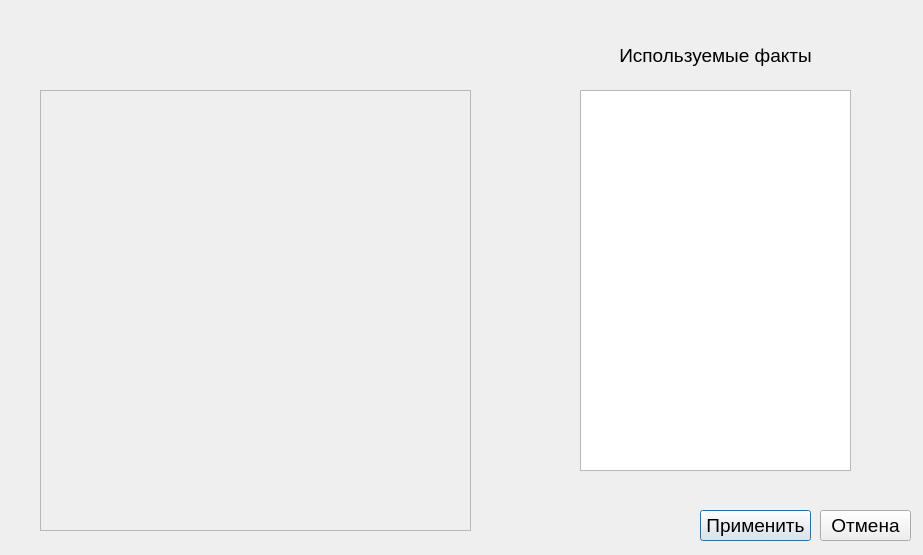
<?xml version="1.0" encoding="UTF-8"?>
<ui version="4.0">
 <class>Dialog</class>
 <widget class="QDialog" name="Dialog">
  <property name="geometry">
   <rect>
    <x>0</x>
    <y>0</y>
    <width>923</width>
    <height>555</height>
   </rect>
  </property>
  <property name="font">
   <font>
    <family>Arial</family>
    <pointsize>14</pointsize>
   </font>
  </property>
  <property name="windowTitle">
   <string>Dialog</string>
  </property>
  <widget class="QScrollArea" name="scrollArea">
   <property name="geometry">
    <rect>
     <x>40</x>
     <y>90</y>
     <width>431</width>
     <height>441</height>
    </rect>
   </property>
   <property name="verticalScrollBarPolicy">
    <enum>Qt::ScrollBarAsNeeded</enum>
   </property>
   <property name="horizontalScrollBarPolicy">
    <enum>Qt::ScrollBarAsNeeded</enum>
   </property>
   <property name="sizeAdjustPolicy">
    <enum>QAbstractScrollArea::AdjustIgnored</enum>
   </property>
   <property name="widgetResizable">
    <bool>true</bool>
   </property>
   <widget class="QWidget" name="scrollAreaWidgetContents">
    <property name="geometry">
     <rect>
      <x>0</x>
      <y>0</y>
      <width>429</width>
      <height>439</height>
     </rect>
    </property>
   </widget>
  </widget>
  <widget class="QLabel" name="label_4">
   <property name="geometry">
    <rect>
     <x>610</x>
     <y>40</y>
     <width>211</width>
     <height>31</height>
    </rect>
   </property>
   <property name="layoutDirection">
    <enum>Qt::LeftToRight</enum>
   </property>
   <property name="text">
    <string>Используемые факты</string>
   </property>
   <property name="alignment">
    <set>Qt::AlignCenter</set>
   </property>
  </widget>
  <widget class="QTableView" name="tableView">
   <property name="geometry">
    <rect>
     <x>580</x>
     <y>90</y>
     <width>271</width>
     <height>381</height>
    </rect>
   </property>
  </widget>
  <widget class="QPushButton" name="pushButton">
   <property name="geometry">
    <rect>
     <x>700</x>
     <y>510</y>
     <width>111</width>
     <height>31</height>
    </rect>
   </property>
   <property name="text">
    <string>Применить</string>
   </property>
  </widget>
  <widget class="QPushButton" name="pushButton_2">
   <property name="geometry">
    <rect>
     <x>820</x>
     <y>510</y>
     <width>91</width>
     <height>31</height>
    </rect>
   </property>
   <property name="text">
    <string>Отмена</string>
   </property>
  </widget>
 </widget>
 <resources/>
 <connections/>
</ui>
